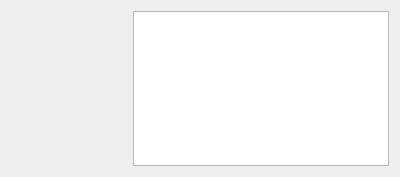
<?xml version="1.0" encoding="UTF-8"?>
<ui version="4.0">
 <class>CardInspector</class>
 <widget class="QWidget" name="CardInspector">
  <property name="geometry">
   <rect>
    <x>0</x>
    <y>0</y>
    <width>400</width>
    <height>177</height>
   </rect>
  </property>
  <property name="windowTitle">
   <string>Form</string>
  </property>
  <layout class="QGridLayout" name="gridLayout">
   <item row="0" column="1">
    <widget class="QTextBrowser" name="txtBrowser_CardText"/>
   </item>
   <item row="0" column="0">
    <widget class="PopUpCard" name="wdgtPopUpCard" native="true">
     <property name="sizePolicy">
      <sizepolicy hsizetype="Preferred" vsizetype="Preferred">
       <horstretch>1</horstretch>
       <verstretch>0</verstretch>
      </sizepolicy>
     </property>
    </widget>
   </item>
  </layout>
 </widget>
 <customwidgets>
  <customwidget>
   <class>PopUpCard</class>
   <extends>QWidget</extends>
   <header location="global">popupcard.h</header>
   <container>1</container>
  </customwidget>
 </customwidgets>
 <resources/>
 <connections/>
</ui>
